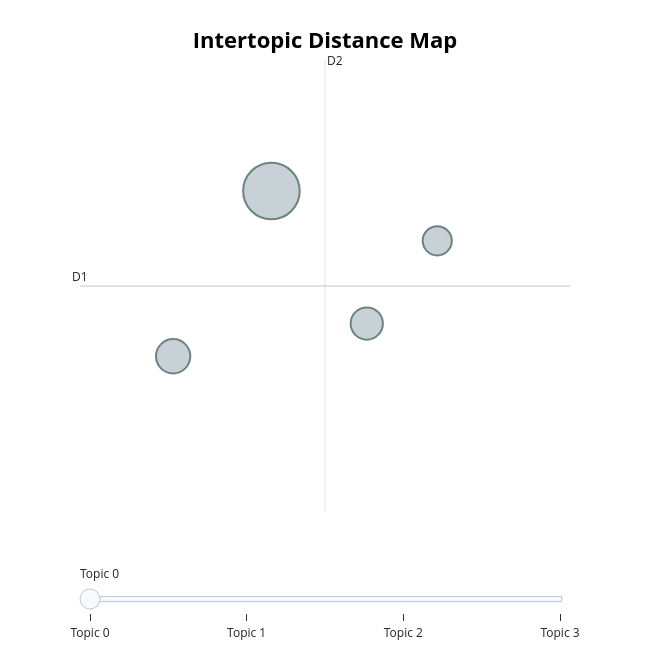

Notebook source saved alongside this figure:
### Code cell
best_bertopic_model.visualize_topics()

### Figure 1 — Plotly figure (JSON) as saved in the notebook; plotly's stock layout.template omitted (floating-point values rounded to 4 significant figures)
{"data": [{"customdata": [[0, "data | based | learning | network | method", 166], [1, "mathbb | theory | finite | prove | algebras", 61], [2, "magnetic | spin | field | phase | state", 54], [3, "mass | star | galaxies | formation | galaxy", 44]], "hovertemplate": "<b>Topic %{customdata[0]}</b><br>%{customdata[1]}<br>Size: %{customdata[2]}", "legendgroup": "", "marker": {"color": "#B0BEC5", "size": [166, 61, 54, 44], "sizemode": "area", "sizeref": 0.1037, "symbol": "circle", "line": {"color": "DarkSlateGrey", "width": 2}}, "mode": "markers", "name": "", "orientation": "v", "showlegend": false, "x": [2.712, 2.341, 3.071, 3.337], "xaxis": "x", "y": [-10.08, -11.99, -11.61, -10.66], "yaxis": "y", "type": "scatter"}], "layout": {"xaxis": {"anchor": "y", "domain": [0.0, 1.0], "title": {"text": ""}, "visible": false, "range": [1.99, 3.838]}, "yaxis": {"anchor": "x", "domain": [0.0, 1.0], "title": {"text": ""}, "visible": false, "range": [-13.79, -8.569]}, "legend": {"tracegroupgap": 0, "itemsizing": "constant"}, "margin": {"t": 60}, "title": {"font": {"size": 22, "color": "Black"}, "text": "<b>Intertopic Distance Map</b>", "y": 0.95, "x": 0.5, "xanchor": "center", "yanchor": "top"}, "hoverlabel": {"font": {"size": 16, "family": "Rockwell"}, "bgcolor": "white"}, "width": 650, "height": 650, "sliders": [{"active": 0, "pad": {"t": 50}, "steps": [{"args": [{"marker.color": [["red", "#B0BEC5", "#B0BEC5", "#B0BEC5"]]}], "label": "Topic 0", "method": "update"}, {"args": [{"marker.color": [["#B0BEC5", "red", "#B0BEC5", "#B0BEC5"]]}], "label": "Topic 1", "method": "update"}, {"args": [{"marker.color": [["#B0BEC5", "#B0BEC5", "red", "#B0BEC5"]]}], "label": "Topic 2", "method": "update"}, {"args": [{"marker.color": [["#B0BEC5", "#B0BEC5", "#B0BEC5", "red"]]}], "label": "Topic 3", "method": "update"}]}], "shapes": [{"line": {"color": "#CFD8DC", "width": 2}, "type": "line", "x0": 2.914, "x1": 2.914, "y0": -13.79, "y1": -8.569}, {"line": {"color": "#9E9E9E", "width": 2}, "type": "line", "x0": 1.99, "x1": 3.838, "y0": -11.18, "y1": -11.18}], "annotations": [{"showarrow": false, "text": "D1", "x": 1.99, "y": -11.18, "yshift": 10}, {"showarrow": false, "text": "D2", "x": 2.914, "xshift": 10, "y": -8.569}]}}
